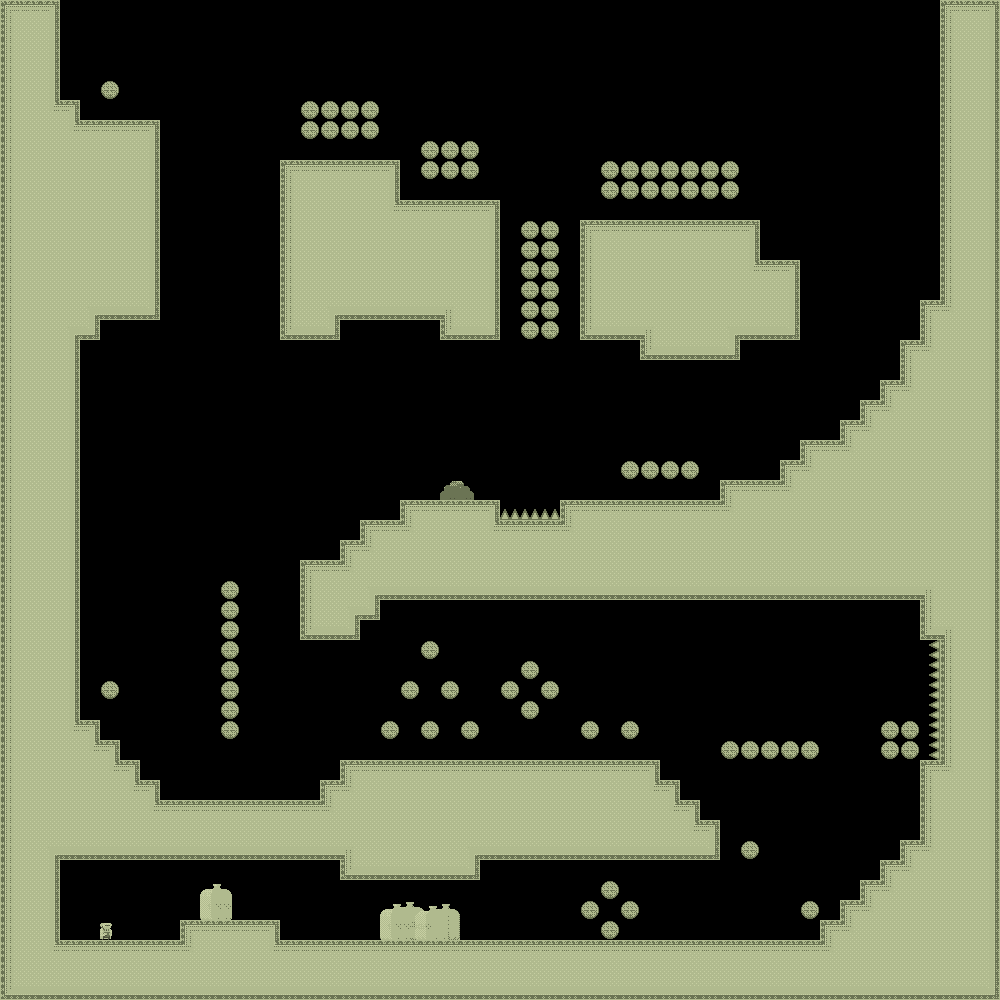

Tiled map render using the project's own tile images. Description and the map definition, with tile-layer contents summarised, below:
An orthogonal 50x50 tile map with 20x20 px tiles, 1 tile layer (bg) and 3 objects.

<map version="1.0" orientation="orthogonal" width="50" height="50" tilewidth="20" tileheight="20">
 <tileset firstgid="1" name="tiles_sydney" tilewidth="20" tileheight="20">
  <image source="../../../../../SuperLemonadeFactory1989Content/Lemonade/tiles_sydney.png" width="400" height="400" />
  <terraintypes>
   <terrain name="regularBlocks" tile="-1" />
  </terraintypes>
  <tile id="8" terrain=",,,0" />
  <tile id="9" terrain=",,0,0" />
  <tile id="10" terrain=",,0,0" />
  <tile id="11" terrain=",,0,0" />
  <tile id="12" terrain=",,0,0" />
  <tile id="13" terrain=",,0,0" />
  <tile id="14" terrain=",,0," />
  <tile id="15" terrain="0,0,0," />
  <tile id="16" terrain="0,0,,0" />
  <tile id="28" terrain=",0,,0" />
  <tile id="34" terrain="0,,0," />
  <tile id="35" terrain="0,,0,0" />
  <tile id="36" terrain=",0,0,0" />
  <tile id="48" terrain=",0,,0" />
  <tile id="54" terrain="0,,0," />
  <tile id="68" terrain=",0,,0" />
  <tile id="74" terrain="0,,0," />
  <tile id="88" terrain=",0,,0" />
  <tile id="94" terrain="0,,0," />
  <tile id="108" terrain=",0,,0" />
  <tile id="114" terrain="0,,0," />
  <tile id="128" terrain=",0,," />
  <tile id="129" terrain="0,0,," />
  <tile id="130" terrain="0,0,," />
  <tile id="131" terrain="0,0,," />
  <tile id="132" terrain="0,0,," />
  <tile id="133" terrain="0,0,," />
  <tile id="134" terrain="0,,," />
  <tile id="194" terrain="0,0,0,0" />
  <tile id="356">
   <properties>
    <property name="LargeCrate" value="" />
   </properties>
  </tile>
  <tile id="380">
   <properties>
    <property name="Andre" value="" />
   </properties>
  </tile>
  <tile id="381">
   <properties>
    <property name="Liselot" value="" />
   </properties>
  </tile>
  <tile id="382">
   <properties>
    <property name="Amsterdaam" value="" />
   </properties>
  </tile>
  <tile id="383">
   <properties>
    <property name="Worker" value="" />
   </properties>
  </tile>
  <tile id="384">
   <properties>
    <property name="Inspector" value="" />
   </properties>
  </tile>
  <tile id="385">
   <properties>
    <property name="Chef" value="" />
   </properties>
  </tile>
  <tile id="386">
   <properties>
    <property name="Exit" value="" />
   </properties>
  </tile>
  <tile id="387">
   <properties>
    <property name="Trampoline" value="" />
   </properties>
  </tile>
  <tile id="388">
   <properties>
    <property name="SmallCrate" value="" />
   </properties>
  </tile>
  <tile id="389">
   <properties>
    <property name="SugarBag" value="" />
   </properties>
  </tile>
 </tileset>
 <layer name="bg" width="50" height="50">
  <data>[2500 cells, 1144 non-empty, 49 distinct tile ids]</data>
 </layer>
 <objectgroup name="boxes" width="50" height="50">
  <object x="220" y="580">
   <polyline points="0,0 0,160" />
  </object>
  <object x="720" y="780">
   <polyline points="0,0 100,0 100,40" />
  </object>
  <object x="200" y="120">
   <polyline points="0,0 40,40 40,220 0,180 0,0" />
  </object>
 </objectgroup>
</map>
